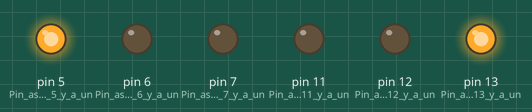
Bench run of a sketch on a simulated Arduino Uno, built with avr-gcc and run on an emulated ATmega328P. Parts: output pins drawn as LEDs (lit = HIGH).

Above: at 2.5 s.
At 5.5 s:
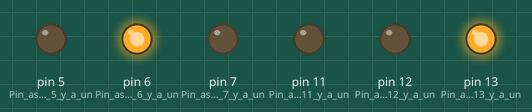
At 8.5 s:
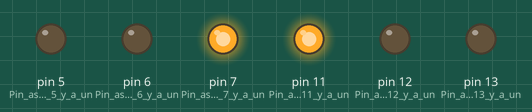
At 11.5 s:
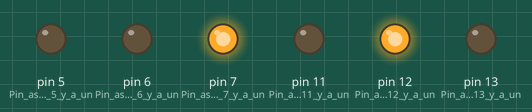
Timing chart, 0 to 15.6 s (numbered marks = the images above):
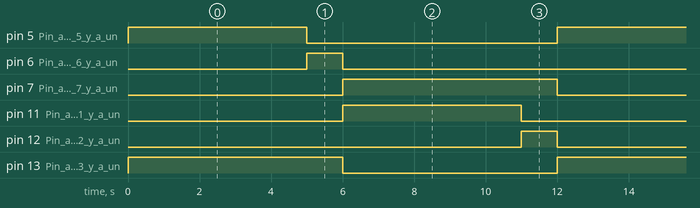

The sketch:

Semaforo.ino
```cpp
//4.3-4.5 Blink
//Low Frecuencia de 1HZ
//High Frecuencia de .5Hz
int EstadoBoton = 0; //0 no está presionado
void setup() {
  // initialize digital pin LED_BUILTIN as an output.
  pinMode(13, OUTPUT); //Pin asociado al 13 y a un led: Rojo
  pinMode(12, OUTPUT); //Pin asociado al 12 y a un led: Amarillo
  pinMode(11, OUTPUT); //Pin asociado al 11 y a un led: Verde
  pinMode(7, OUTPUT); //Pin asociado al 7 y a un led: Rojo2
  pinMode(6, OUTPUT); //Pin asociado al 6 y a un led: Amarillo2
  pinMode(5, OUTPUT); //Pin asociado al 5 y a un led: Verde2
}

// the loop function runs over and over again forever
void loop() {
    digitalWrite(12, LOW); //Apago el amarillo
    digitalWrite(13, HIGH);   // Prende el Rojo
    digitalWrite(7, LOW); // Apago el rojo2
    digitalWrite(5, HIGH); //Prende el verde2
    delay(5000);                       // Espera 5 segundos
    digitalWrite(5, LOW);    // Apaga el verde2
    digitalWrite(6, HIGH); //Prendo el amarillo2
    delay(1000);                       //Espero 1 segundo
    digitalWrite(13, LOW); //Apago el rojo
    digitalWrite(11, HIGH); //Prendo el verde
    digitalWrite(6, LOW); //Apago el amarillo2
    digitalWrite(7, HIGH); //Prendo el rojo2
    delay(5000);    //Espero 5 segundos
    digitalWrite(11, LOW); //Apago el verde
    digitalWrite(12, HIGH); //Prendo el amarillo
    delay(1000);                       // Espera 1 segundo
}
```

Measured:
- by itself, pin 5 (Pin_asociado_al_5_y_a_un), pin 11 (Pin_asociado_al_11_y_a_un): alternates HIGH for 5.0 s and LOW for 7.0 s
- by itself, pin 6 (Pin_asociado_al_6_y_a_un), pin 12 (Pin_asociado_al_12_y_a_un): alternates HIGH for 1.0 s and LOW for 11.0 s
- by itself, pin 7 (Pin_asociado_al_7_y_a_un), pin 13 (Pin_asociado_al_13_y_a_un): alternates HIGH for 6.0 s and LOW for 6.0 s
